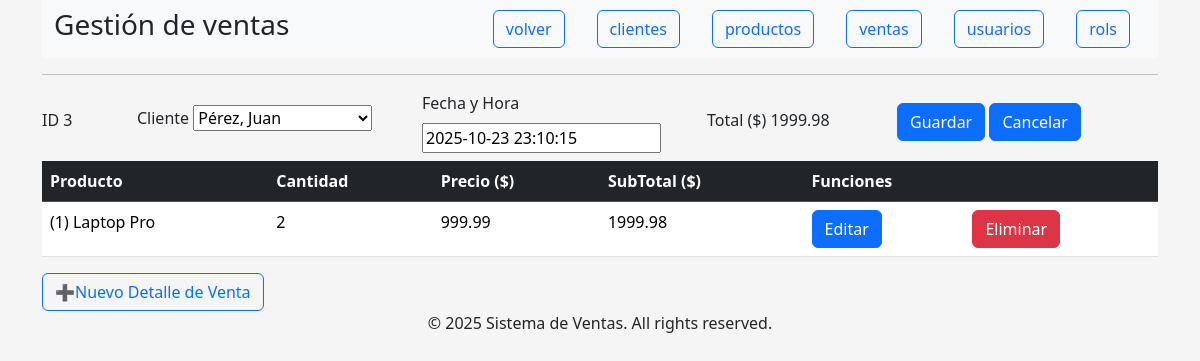
The page /index.php?controller=venta&action=edit&id=3 on the database its author committed.
### tables this page shows
CREATE TABLE `ventas_detalle` (
  `id` int(11) NOT NULL,
  `id_venta` int(11) NOT NULL,
  `id_producto` int(11) NOT NULL,
  `cantidad` int(11) NOT NULL,
  `precio_unitario` decimal(10,2) NOT NULL,
  `subtotal` decimal(10,2) GENERATED ALWAYS AS (`cantidad` * `precio_unitario`) STORED
);

CREATE TABLE `productos` (
  `id` int(11) NOT NULL,
  `nombre` varchar(150) NOT NULL,
  `precio` decimal(10,2) NOT NULL,
  `stock` int(11) NOT NULL
);

### index.php (called while the page is built, shortened)
<?php
$controller = new $controllerName();
$dataToView["data"] = array();
$dataToView["dataRel1"] = array();
if (method_exists($controller, $_GET["action"])) {
        $dataToView["data"] = $controller->{$_GET["action"]}();
        $campos = $controller->getCampos();
        if ($_GET["controller"] == "venta" || $_GET["controller"] == "venta_detalle" || $_GET["controller"] == "usuario") {
                if ($_GET["action"]!=="list") {
                        $dataToView["dataRel1"] = $controller->getTablaRel1();
                }
        }
}
require_once 'view/template/header.php';
require_once 'view/' . $controller->view . '.php';
require_once 'view/template/footer.php';
?>

### controller/venta.php (called while the page is built, shortened)
<?php
require_once 'model/venta.php';
require_once 'model/cliente.php';
class VentaController
{
	private $tabla = "ventas";
	public $tablaObj;
	public $tablaObj1;
	public function __construct()
	{
		$this->tablaObj = new Venta();
		$this->tablaObj1 = new Cliente();
	}
	public function edit($id = null)
	{
		if (isset($_GET["id"])) {
			$id = $_GET["id"];
		} else {
			$this->page_title = 'Crear ' . $this->tabla;
		}
		return $this->tablaObj->getTablaById($id);
	}
	public function getCampos()
	{
		return $this->tablaObj->getCampos();
	}
	public function getTablaRel1()
	{
		return $this->tablaObj1->getTabla();
	}
}

### model/venta.php (called while the page is built, shortened)
<?php
require_once 'model/db.php';
class Venta {
	private $tabla = 'ventas';
	private $conection;
	private $campos;
	public function __construct() {
		$this->campos = [
			"id" => "ID",
			"id_cliente" => "Cliente",
			"fecha" => "Fecha y Hora",
			"total" => "Total ($)"
		];
	}
	public function getConection(){
		$dbObj = new Db();
		$this->conection = $dbObj->conection;
	}
	public function getTablaById($id){
		$sql = "SELECT * FROM ".$this->tabla." WHERE id = ?";
		$stmt = $this->conection->prepare($sql);
		$stmt->bind_param('i', $id);
		$stmt->execute();
		$resultado = $stmt->get_result();
		return $resultado->fetch_assoc();
	}
	public function getCampos(){
		return $this->campos;
	}
}
?>

### model/db.php (called while the page is built, shortened)
<?php
class Db
{
    public function __construct()
    {
        $this->host = constant('DB_HOST');
        $this->db = constant('DB');
        $this->user = constant('DB_USER');
        $this->pass = constant('DB_PASS');
        try {
            $this->conection = new mysqli($this->host, $this->user, $this->pass, $this->db);
        }
        catch(Exception $e){
            die("Error al conectar con la Base de Datos. Inténtelo más tarde.");
        }
    }
}
?>

### model/cliente.php (called while the page is built, shortened)
<?php
require_once 'model/db.php';
class Cliente {
	private $tabla = 'clientes';
	private $conection;
	public function getConection(){
		$dbObj = new Db();
		$this->conection = $dbObj->conection;
	}
	public function getTabla(){
		$sql = "SELECT * FROM ".$this->tabla;
		$stmt = $this->conection->prepare($sql);
		$stmt->execute();
		$resultado = $stmt->get_result();
		return $resultado->fetch_all(MYSQLI_ASSOC);
	}
}
?>

### controller/venta_detalle.php (called while the page is built, shortened)
<?php
require_once 'model/venta_detalle.php';
class Venta_detalleController{
	public $tablaObj;
	public function __construct() {
		$this->tablaObj = new VentaDetalle();
	}
	public function list($id){
		$data=[];
		if ($id>0) {
			$data=$this->tablaObj->getTabla($id);
		}
		return $data;
	}
	public function getCampos(){
		return $this->tablaObj->getCampos();
	}
}
?>

### model/venta_detalle.php (called while the page is built, shortened)
<?php
require_once 'model/db.php';
class VentaDetalle {
	private $tabla = 'ventas_detalle';
	private $conection;
	private $campos;
	public function __construct() {
		$this->campos = [
			"id" => "ID",
			"id_venta" => "",
			"id_producto" => "Producto",
			"cantidad" => "Cantidad",
			"precio_unitario" => "Precio ($)",
			"subtotal" => "SubTotal ($)"
		];
	}
	public function getConection(){
		$dbObj = new Db();
		$this->conection = $dbObj->conection;
	}
	public function getTabla($id){
		$sql = "SELECT a.*, b.nombre, b.precio
			FROM ".$this->tabla." a
			INNER JOIN productos b
			ON a.id_producto=b.id
			WHERE id_venta=".$id;
		$stmt = $this->conection->prepare($sql);
		$stmt->execute();
		$resultado = $stmt->get_result();
		return $resultado->fetch_all(MYSQLI_ASSOC);
	}
	public function getCampos(){
		return $this->campos;
	}
}
?>

### view/edit_ventas.php (the view, shortened to what this page needs)
<div class="form-control-dark">
	<?php
	$id_venta = $id;
	?>
	<fieldset>
		<form class="form" action="index.php?controller=<?= $_GET["controller"] ?>&action=save" method="POST">
			<div class="row align-items-center">
				<?php
				foreach ($campos as $key => $encabezado) {
					if ($key == "id_cliente") {
				?><div class="col-md-3 mb-2">
							<label class="form-label"><?= $encabezado ?></label>
							<select name="<?= $key ?>" id="<?= $key ?>" required>
								<?php foreach ($dataToView["dataRel1"] as $rel1) { ?>
									<option value="<?= $rel1["id"] ?>" <?= $rel1["id"] == $$key ? "selected" : "" ?>>
										<?= $rel1["apellido"] ?>, <?= $rel1["nombre"] ?>
									</option>
								<?php } ?>
							</select>
						<?php
					} else if ($key == "fecha") {
						?><div class="col-md-3 mb-2">
								<label class="form-label"><?= $encabezado ?></label>
								<input type="datetime" name="<?= $key ?>" value="<?= $$key ?>" />
							<?php
						} else if ($key == "total") {
				?><div class="col-md-2 mb-1">
						<label class="form-label"><?= $encabezado ?></label>
					<?php
					echo $$key;
				} else {
					?><div class="col-md-1 mb-1">
							<label class="form-label"><?= $encabezado ?></label>
						<?php
						echo $$key;
					}
						?>
						</div>
					<?php
				}
					?><div class="col-md-3 mb-2"><input type="submit" value="Guardar" class="btn btn-primary" />
						<a class="btn btn-primary" href="index.php?controller=<?= $_GET["controller"] ?>&action=list">Cancelar</a>
					</div>
					</div>
		</form>
	</fieldset>
	<?php
	$controller = new $controllerName();
	$campos = $controller->getCampos();
	$dataToView["data"] = $controller->list($id);
	require_once "listar.php";
	if (isset($id_venta) && $id_venta!="") {
	?>
	<a href="index.php?controller=<?= $_GET["controller"] ?>&action=edit&id=0&id_venta=<?= $id_venta ?>"
		class="btn btn-outline-primary">➕Nuevo Detalle de Venta</a>
	<?php
	}
	?>
</div>

### view/listar.php (shortened to what this page needs)
<table class="table">
	<thead class="table-dark">
		<tr>
			<?php
			foreach ($campos as $key => $encabezado) {
				if ($encabezado !== "" && $encabezado !== "ID" && $encabezado !== "Contraseña") {
					echo "<th>" . $encabezado . "</th>";
				}
			}
			?>
			<th colspan=" 2">Funciones</th>
		</tr>
	</thead>
	<tbody>
		<?php foreach ($dataToView["data"] as $tabla): ?>
			<tr>
				<?php
				foreach ($campos as $key => $encabezado) {
					if ($encabezado !== "" && $encabezado !== "ID" && $encabezado !== "Contraseña") {
						echo "<td>";
						if ($key == "id_cliente") {
							echo "(" . $tabla[$key] . ") " . $tabla["apellido"] . ", " . $tabla["nombre"];
						} else if ($key == "id_producto") {
							echo "(" . $tabla[$key] . ") " . $tabla["nombre"];
						} else if ($key == "id_rol") {
							echo "(" . $tabla[$key] . ") " . $tabla["rol"];
						} else {
							echo $tabla[$key];
						}
						echo "</td>";
					} elseif ($encabezado == "ID") {
						$id = $tabla[$key];
					}
				}
				?>
				<td>
					<a href="index.php?controller=<?= $_GET["controller"] ?>&action=edit&id=<?php echo $id; ?>" class="btn btn-primary">Editar</a>
				</td>
				<td>
					<a href="index.php?controller=<?= $_GET["controller"] ?>&action=confirmDelete&id=<?php echo $id; ?>" class="btn btn-danger">Eliminar</a>
				</td>
			</tr>
		<?php endforeach; ?>
	</tbody>
</table>

### view/template/estilos.css (style rules this page uses)
body { background-color: whitesmoke; }

### rows shown on the page
ventas_detalle: id_producto "1", id_producto.nombre "Laptop Pro", cantidad "2", precio_unitario "999.99", subtotal "1999.98"

### other values the page prints
$_GET["controller"] "venta"
$txtBoton "cliente"
$txtBoton "producto"
$txtBoton "venta"
$txtBoton "usuario"
$txtBoton "rol"
$encabezado "ID"
$$key "3"
$encabezado "Cliente"
$encabezado "Fecha y Hora"
$encabezado "Total ($)"
$$key "1999.98"
$encabezado "Producto"
$encabezado "Cantidad"
$encabezado "Precio ($)"
